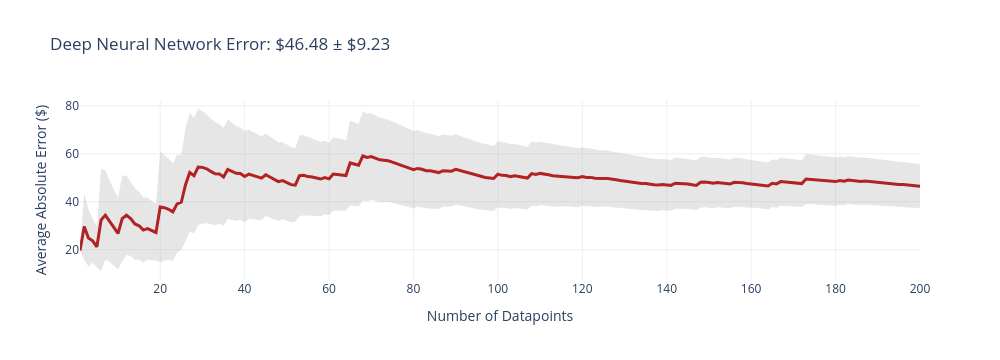
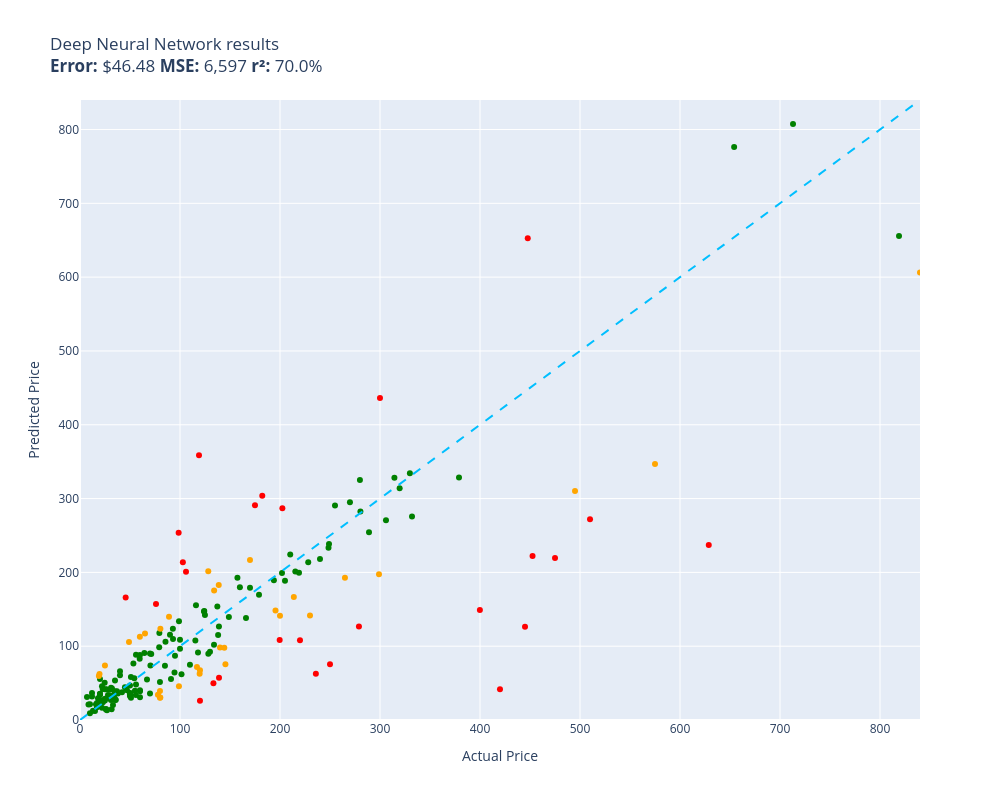

The notebook cell these images were saved under, in order:
### Code cell
def deep_neural_network(item):
    return runner.inference(item)

evaluate(deep_neural_network, test)

### Figure 1 — Plotly figure (JSON) as saved in the notebook; plotly's stock layout.template omitted (floating-point values rounded to 4 significant figures; data arrays with more than 128 entries replaced by an {"elided": "..."} marker saying what was removed)
{"data": [{"fill": "toself", "fillcolor": "rgba(128,128,128,0.2)", "hoverinfo": "skip", "line": {"color": "rgba(255,255,255,0)"}, "name": "95% CI", "showlegend": false, "type": "scatter", "x": {"elided": "400 int values"}, "y": {"elided": "400 float values"}}, {"customdata": {"elided": "200x1 float values"}, "hovertemplate": "n=%{x}<br>Avg Error=$%{y:,.2f}<br>±95% CI=$%{customdata[0]:,.2f}<extra></extra>", "line": {"color": "firebrick", "width": 3}, "mode": "lines", "name": "Cumulative Avg Error", "type": "scatter", "x": {"elided": "200 int values"}, "y": {"elided": "200 float values"}}], "layout": {"height": 360, "showlegend": false, "title": {"text": "Deep Neural Network Error: $46.48 ± $9.23"}, "width": 1000, "xaxis": {"title": {"text": "Number of Datapoints"}}, "yaxis": {"title": {"text": "Average Absolute Error ($)"}}}}

### Figure 2 — Plotly figure (JSON) as saved in the notebook; plotly's stock layout.template omitted (floating-point values rounded to 4 significant figures; data arrays with more than 128 entries replaced by an {"elided": "..."} marker saying what was removed)
{"data": [{"customdata": {"elided": "142x1 str values"}, "hovertemplate": "%{customdata[0]}<extra></extra>", "legendgroup": "green", "marker": {"color": "green", "size": 6, "symbol": "circle"}, "mode": "markers", "name": "green", "orientation": "v", "showlegend": true, "type": "scatter", "x": {"elided": "142 float values"}, "xaxis": "x", "y": {"elided": "142 float values"}, "yaxis": "y"}, {"customdata": [["RBC12-UPC Replacement Battery Cartridge ...\nGuess=$141.42 Actual=$229.99"], ["SuppliesOutlet Compatible Toner Cartridg...\nGuess=$97.93 Actual=$144.29"], ["Mini PC, Kinupute Desktop Computer E3-12...\nGuess=$310.21 Actual=$495.00"], ["Clementoni 39132.5 Jigsaw Puzzle 1,000 P...\nGuess=$30.16 Actual=$79.95"], ["KOMPUTERBAY 4GB 2X 2GB DDR2 1066MHz PC2-...\nGuess=$30.58 Actual=$80.34"], ["Travelpro Platinum Elite Slim Business L...\nGuess=$166.71 Actual=$213.83"], ["Wenger City Upgrade Laptop Backpack with...\nGuess=$75.49 Actual=$145.42"], ["Fjallraven, Kanken Laptop 15\" Backpack f...\nGuess=$62.59 Actual=$119.65"], ["Diversitech WG840585 Motor, (Ddb) 1/3Hp,...\nGuess=$175.41 Actual=$134.12"], ["Webcem Solar Shed Light Outdoor Indoor, ...\nGuess=$34.29 Actual=$77.96"], ["Engine Thermostat, Replace 19301-PAA-306...\nGuess=$59.62 Actual=$18.89"], ["Marvel Legends Series X-Men 6-Inch Archa...\nGuess=$45.84 Actual=$98.95"], ["EMART Photography C Stand with Boom Arm,...\nGuess=$67.32 Actual=$119.99"], ["Walker Exhaust Ultra EPA 16478 Direct Fi...\nGuess=$346.99 Actual=$574.99"], ["4pc Wheel Spacers Adapters 4\" (2inch Per...\nGuess=$71.79 Actual=$116.95"], ["Mikrotik RB3011UIAS-RM RouterBOARD 10xGi...\nGuess=$197.43 Actual=$299.00"], ["MXR Carbon Copy Deluxe Analog Delay Guit...\nGuess=$148.52 Actual=$195.50"], ["Ibanez M510OVS Acoustic Mandolin in Vint...\nGuess=$216.74 Actual=$169.99"], ["CradlePoint Compact Broadband Router (CB...\nGuess=$139.78 Actual=$89.00"], ["Universal Power Group 12V 100Ah Sealed L...\nGuess=$141.36 Actual=$199.99"], ["Hp Pavilion P7-1257c Motherboard Aahd3-h...\nGuess=$112.70 Actual=$59.86"], ["UPR Mach 1 Chin Spoiler Fits 94-98 Musta...\nGuess=$117.23 Actual=$64.99"], ["ROHL WSGUM3018WH Wire Sink Grids, White\nGuess=$201.48 Actual=$128.28"], ["Diversitech UC2436-3 Ultralite Condenser...\nGuess=$123.71 Actual=$80.39"], ["Lorell Bell Chair Glide, 2.5\", Black\nGuess=$62.42 Actual=$19.50"], ["APS iBoard (304 Stainless Steel Polished...\nGuess=$192.71 Actual=$264.95"], ["StonKraft Brass Chess Board Game Set wit...\nGuess=$98.09 Actual=$140.00"], ["A-Premium Front Suspension Steering Knuc...\nGuess=$105.61 Actual=$48.99"], ["Dell XPS 13 9343-2727SLV 13.3\" Full HD S...\nGuess=$606.31 Actual=$839.99"], ["Disney Princess Sparkling Princess Sleep...\nGuess=$73.79 Actual=$24.95"], ["Garmin 010-12402-10 GT15M-TM Transom-Mou...\nGuess=$182.87 Actual=$138.74"], ["MonMount Triple Monitor Stand Freestandi...\nGuess=$39.20 Actual=$79.99"]], "hovertemplate": "%{customdata[0]}<extra></extra>", "legendgroup": "orange", "marker": {"color": "orange", "size": 6, "symbol": "circle"}, "mode": "markers", "name": "orange", "orientation": "v", "showlegend": true, "type": "scatter", "x": [230.0, 144.3, 495.0, 79.95, 80.34, 213.8, 145.4, 119.7, 134.1, 77.96, 18.89, 98.95, 120.0, 575.0, 117.0, 299.0, 195.5, 170.0, 89.0, 200.0, 59.86, 64.99, 128.3, 80.39, 19.5, 264.9, 140.0, 48.99, 840.0, 24.95, 138.7, 79.99], "xaxis": "x", "y": [141.4, 97.93, 310.2, 30.16, 30.58, 166.7, 75.49, 62.59, 175.4, 34.29, 59.62, 45.84, 67.32, 347.0, 71.79, 197.4, 148.5, 216.7, 139.8, 141.4, 112.7, 117.2, 201.5, 123.7, 62.42, 192.7, 98.09, 105.6, 606.3, 73.79, 182.9, 39.2], "yaxis": "y"}, {"customdata": [["PEMP E65 E66 CDC Simulate Optical Fiber ...\nGuess=$358.84 Actual=$119.00"], ["SKB iSeries 3i-13096-6KP Case for BlackM...\nGuess=$290.80 Actual=$174.99"], ["DEWALT 20V MAX* XR Impact Driver with Bl...\nGuess=$222.30 Actual=$452.53"], ["Aolemi Oil Rubbed Bronze Single Function...\nGuess=$253.72 Actual=$98.65"], ["JRready ST6313 DT Deutsch Connector Kit,...\nGuess=$108.42 Actual=$199.68"], ["Dakota Alert MURS Alert Probe Sensor - M...\nGuess=$108.02 Actual=$219.99"], ["KOHLER 18865-CP Filtered Water Faucet, P...\nGuess=$219.49 Actual=$475.00"], ["Evan-Fischer Front Bumper Cover Compatib...\nGuess=$286.83 Actual=$202.38"], ["Sumerain S1339CM Double Handle Widesprea...\nGuess=$62.70 Actual=$235.86"], ["Poison Spyder 10-08-020 Rocker Knocker\nGuess=$236.98 Actual=$628.76"], ["Lighted Triangle Mirror Cabinet Bathroom...\nGuess=$126.50 Actual=$445.00"], ["BESTILL Wall Mounted Shower Faucet Set, ...\nGuess=$157.12 Actual=$76.00"], ["Pidoko Kids Train Table, Grey with 90 Pc...\nGuess=$25.92 Actual=$119.97"], ["ANZO USA 111207 GMC SIERRA 99-06 / YUKON...\nGuess=$303.93 Actual=$182.28"], ["KOHLER K-1185540-CP Assembly-Slider\nGuess=$166.02 Actual=$45.67"], ["Urth 62mm UV, Circular Polarizing (CPL),...\nGuess=$57.20 Actual=$139.00"], ["Canon Sure Shot 90u 35mm Date Camera\nGuess=$149.14 Actual=$399.89"], ["GENUINE VOLVO THERMOSTAT (3.0, 3.2) S60 ...\nGuess=$213.66 Actual=$102.85"], ["Music Hall pa15.3 MM/MC Phono Preamplifi...\nGuess=$75.64 Actual=$250.00"], ["Competition Clutch Disc and Pressure Pla...\nGuess=$272.14 Actual=$510.00"], ["KUNFINE Android Radio CarPlay & Android ...\nGuess=$200.98 Actual=$106.00"], ["VIPMOTOZ Sequential Turn Signal Premium ...\nGuess=$126.83 Actual=$278.94"], ["Steering Wheel, Carbon Fiber Automotive ...\nGuess=$652.75 Actual=$447.74"], ["Pacific Drums PDCM1618TTRB 16 x 18 Inche...\nGuess=$41.78 Actual=$419.99"], ["HP Laserjet 2100 Laser Printer W/Test Pr...\nGuess=$436.26 Actual=$299.98"], ["Targus CityGear Durable Backpack, Black,...\nGuess=$49.93 Actual=$133.43"]], "hovertemplate": "%{customdata[0]}<extra></extra>", "legendgroup": "red", "marker": {"color": "red", "size": 6, "symbol": "circle"}, "mode": "markers", "name": "red", "orientation": "v", "showlegend": true, "type": "scatter", "x": [119.0, 175.0, 452.5, 98.65, 199.7, 220.0, 475.0, 202.4, 235.9, 628.8, 445.0, 76.0, 120.0, 182.3, 45.67, 139.0, 399.9, 102.8, 250.0, 510.0, 106.0, 278.9, 447.7, 420.0, 300.0, 133.4], "xaxis": "x", "y": [358.8, 290.8, 222.3, 253.7, 108.4, 108.0, 219.5, 286.8, 62.7, 237.0, 126.5, 157.1, 25.92, 303.9, 166.0, 57.2, 149.1, 213.7, 75.64, 272.1, 201.0, 126.8, 652.8, 41.78, 436.3, 49.93], "yaxis": "y"}, {"hoverinfo": "skip", "line": {"color": "deepskyblue", "dash": "dash", "width": 2}, "mode": "lines", "name": "y = x", "showlegend": false, "type": "scatter", "x": [0, 840.0], "y": [0, 840.0]}], "layout": {"height": 800, "legend": {"title": {"text": "color"}, "tracegroupgap": 0}, "showlegend": false, "title": {"text": "Deep Neural Network results<br><b>Error:</b> $46.48 <b>MSE:</b> 6,597 <b>r²:</b> 70.0%"}, "width": 1000, "xaxis": {"anchor": "y", "domain": [0, 1], "range": [0, 840.0], "title": {"text": "Actual Price"}}, "yaxis": {"anchor": "x", "domain": [0, 1], "range": [0, 840.0], "title": {"text": "Predicted Price"}}}}
